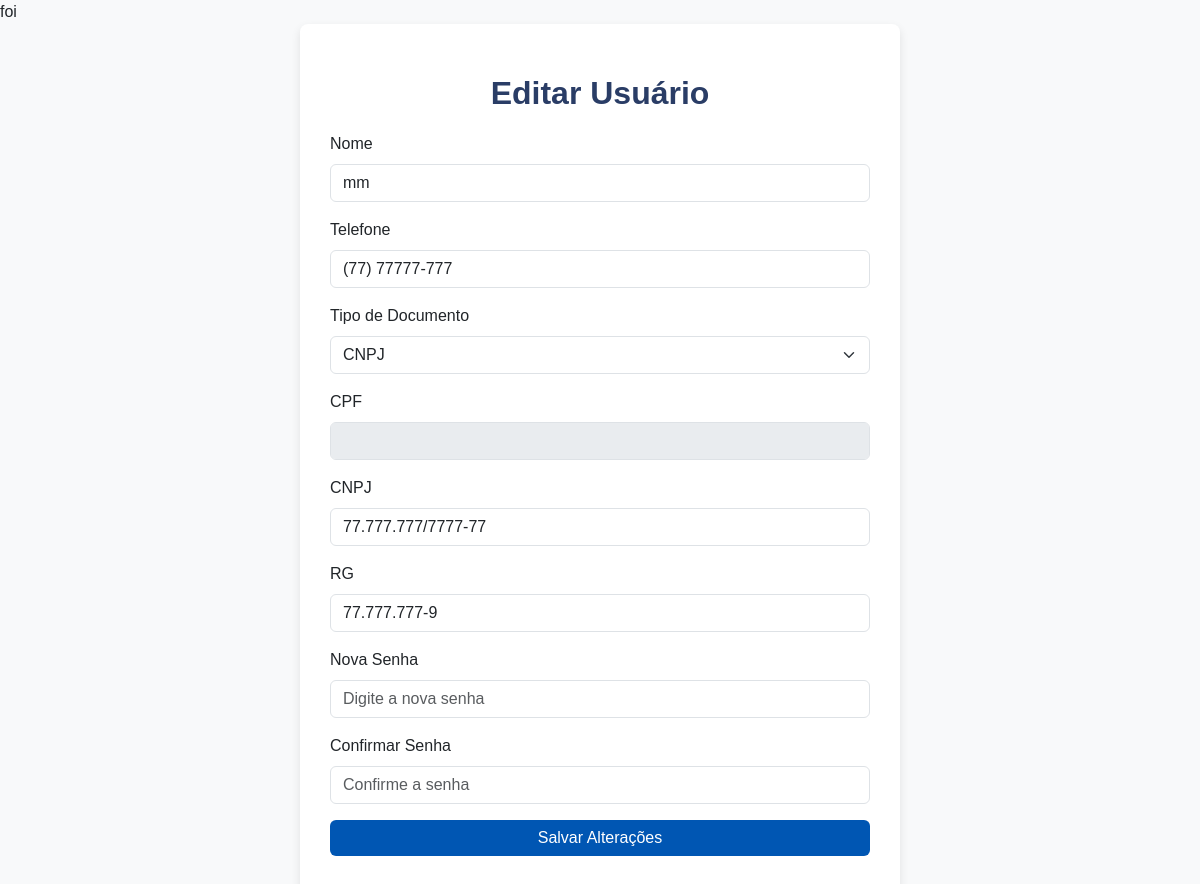
The app's page /editar.php?id=7 with its own data.
### tables this page shows
CREATE TABLE `usuarios` (
  `id` int(11) NOT NULL,
  `nome` varchar(50) NOT NULL,
  `telefone` varchar(15) NOT NULL,
  `tipo_documento` enum('cpf','cnpj') NOT NULL,
  `cpf` varchar(14) DEFAULT NULL,
  `cnpj` varchar(18) DEFAULT NULL,
  `rg` varchar(12) NOT NULL,
  `senha` varchar(255) NOT NULL
);

### editar.php (the view, shortened to what this page needs)
<?php
include 'conexao.php';
if (isset($_GET['id'])) {
    $id = $_GET['id'];
    $sql = "SELECT * FROM usuarios WHERE id = $id";
    $result = $conn->query($sql);
    $row = $result->fetch_assoc();
}
?>
<!DOCTYPE html>
<html lang="pt-BR">
<head>
    <link href="https://cdn.jsdelivr.net/npm/bootstrap@5.3.0-alpha1/dist/css/bootstrap.min.css" rel="stylesheet">
</head>
<body>
    <div class="form-container">
        <h2>Editar Usuário</h2>
        <form method="POST">
            <div class="mb-3">
                <label for="nome" class="form-label">Nome</label>
                <input type="text" class="form-control" id="nome" name="nome" value="<?php echo $row['nome']; ?>" required>
            </div>
            <div class="mb-3">
                <label for="telefone" class="form-label">Telefone</label>
                <input type="text" class="form-control" id="telefone" name="telefone" value="<?php echo $row['telefone']; ?>" required>
            </div>
            <div class="mb-3">
                <label for="tipoDocumento" class="form-label">Tipo de Documento</label>
                <select class="form-select" id="tipoDocumento" name="tipoDocumento" onchange="pessoa(this.value)" required>
                    <option value="cnpj" <?php if ($row['tipo_documento'] == 'cnpj') echo 'selected'; ?>>CNPJ</option>
                </select>
            </div>
            <div class="mb-3" id="campoCPF">
                <label for="cpf" class="form-label">CPF</label>
                <input type="text" class="form-control" id="cpf" name="cpf" value="<?php echo $row['cpf']; ?>" <?php echo ($row['tipo_documento'] == 'cpf' ? '' : 'disabled'); ?>>
            </div>
            <div class="mb-3" id="campoCNPJ">
                <label for="cnpj" class="form-label">CNPJ</label>
                <input type="text" class="form-control" id="cnpj" name="cnpj" value="<?php echo $row['cnpj']; ?>" <?php echo ($row['tipo_documento'] == 'cnpj' ? '' : 'disabled'); ?>>
            </div>
            <div class="mb-3">
                <label for="rg" class="form-label">RG</label>
                <input type="text" class="form-control" id="rg" name="rg" value="<?php echo $row['rg']; ?>" required>
            </div>
            <div class="mb-3">
                <label for="senha" class="form-label">Nova Senha</label>
                <input type="password" class="form-control" id="senha" name="senha" placeholder="Digite a nova senha">
            </div>
            <div class="mb-3">
                <label for="confirmarSenha" class="form-label">Confirmar Senha</label>
                <input type="password" class="form-control" id="confirmarSenha" name="confirmarSenha" placeholder="Confirme a senha">
            </div>
            <button type="submit" class="btn btn-primary w-100">Salvar Alterações</button>
        </form>
    </div>
</body>
</html>

### editar.php (style rules this page uses)
body { font-family: Arial, sans-serif; background-color: #f8f9fa; }
h2 { color: #2a3d66; font-size: 2rem; font-weight: 600; text-align: center; margin: 20px 0; }
.form-container { background-color: #fff; padding: 30px; border-radius: 8px; box-shadow: 0 4px 10px rgba(0, 0, 0, 0.1); max-width: 600px; margin: auto; }
.btn-primary { background-color: #0056b3; border: none; }
.form-select, .form-control { margin-bottom: 15px; }

### records on screen
usuarios: nome "mm", telefone "(77) 77777-777", tipoDocumento "CNPJ", cnpj "77.777.777/7777-77", rg "77.777.777-9"
